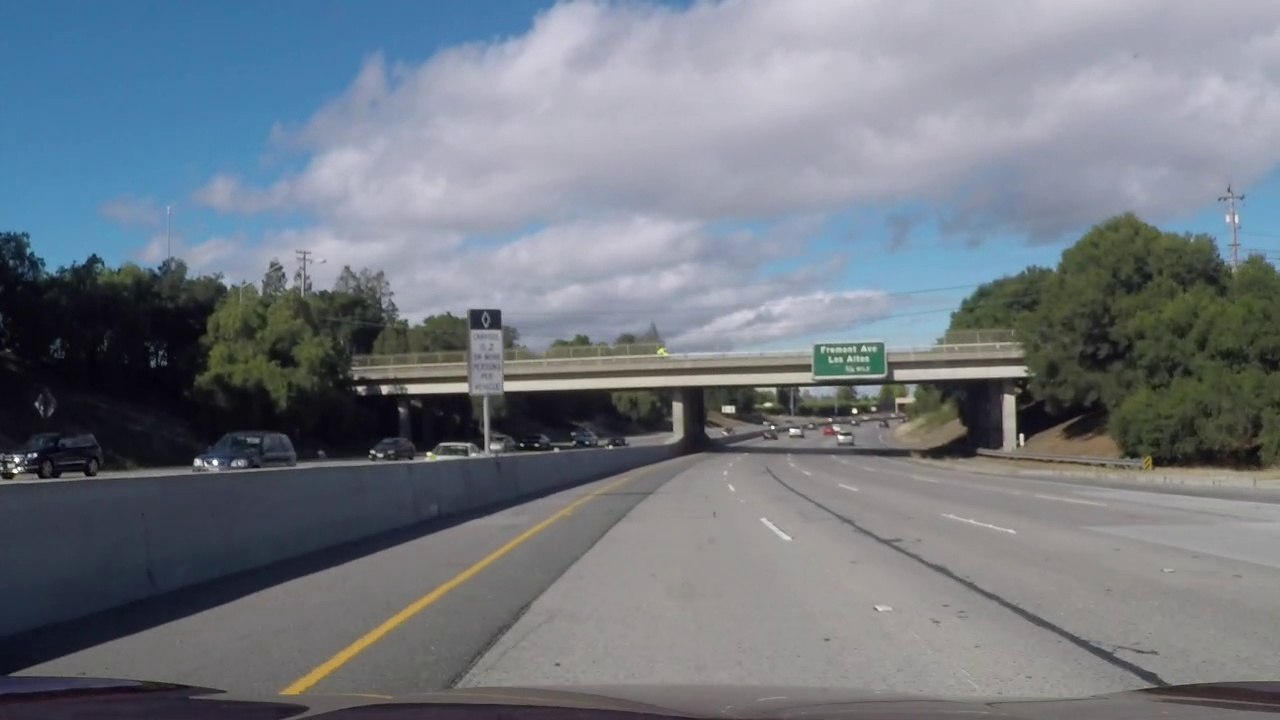
#> input picture test images/test_1.jpg, 1280 x 720 px, given in place of challenge_1.mp4, which was not available
$ python main.py   (older library calls are emulated)
#> lines starting #> are read from the running program, lines starting #| are printed output that depends on the picture; after the words box and inside, x2 and y2 are one past the last pixel; in counts of white or black regions, pixels touching at a corner belong together; pictures that were not available may be replaced by others from this repository, and a replacement may not be noted
### utils.py
import glob
import pickle

import cv2
import numpy as np


# [33 lines left out: function undistort_img, not called in this run]


def undistort(img, cal_dir='camera calibration/cal_pickle.p'):
    # cv2.imwrite('camera_cal/test_cal.jpg', dst)
    with open(cal_dir, mode='rb') as f:
        file = pickle.load(f)
    mtx = file['mtx']
    dist = file['dist']
    dst = cv2.undistort(src=img,
                        cameraMatrix=mtx,
                        distCoeffs=dist,
                        dst=None,
                        newCameraMatrix=mtx)

    return dst


def sliding_window(img, nwindows=9, margin=150, minpix=1, draw_windows=True):
    #global left_a, left_b, left_c, right_a, right_b, right_c
    left_a, left_b, left_c = [], [], []
    right_a, right_b, right_c = [], [], []
    left_fit_ = np.empty(3)
    right_fit_ = np.empty(3)
    out_img = np.dstack((img, img, img)) * 255

    histogram = get_hist(img)
    # find peaks of left and right halves
    midpoint = int(histogram.shape[0] / 2)
    leftx_base = np.argmax(histogram[:midpoint])
    rightx_base = np.argmax(histogram[midpoint:]) + midpoint

    # Set height of windows
    window_height = np.int(img.shape[0] / nwindows)
    # Identify the x and y positions of all nonzero pixels in the image
    nonzero = img.nonzero()
    nonzeroy = np.array(nonzero[0])
    nonzerox = np.array(nonzero[1])
    # Current positions to be updated for each window
    leftx_current = leftx_base
    rightx_current = rightx_base

    # Create empty lists to receive left and right lane pixel indices
    left_lane_inds = []
    right_lane_inds = []

    # Step through the windows one by one
    for window in range(nwindows):
        # Identify window boundaries in x and y (and right and left)
        win_y_low = img.shape[0] - (window + 1) * window_height
        win_y_high = img.shape[0] - window * window_height
        win_xleft_low = leftx_current - margin
        win_xleft_high = leftx_current + margin
        win_xright_low = rightx_current - margin
        win_xright_high = rightx_current + margin
        # Draw the windows on the visualization image
        if draw_windows == True:
            cv2.rectangle(out_img, (win_xleft_low, win_y_low), (win_xleft_high, win_y_high),
                          (100, 255, 255), 3)
            cv2.rectangle(out_img, (win_xright_low, win_y_low), (win_xright_high, win_y_high),
                          (100, 255, 255), 3)
            # Identify the nonzero pixels in x and y within the window
        good_left_inds = ((nonzeroy >= win_y_low) & (nonzeroy < win_y_high) &
                          (nonzerox >= win_xleft_low) & (nonzerox < win_xleft_high)).nonzero()[0]
        good_right_inds = ((nonzeroy >= win_y_low) & (nonzeroy < win_y_high) &
                           (nonzerox >= win_xright_low) & (nonzerox < win_xright_high)).nonzero()[0]
        # Append these indices to the lists
        left_lane_inds.append(good_left_inds)
        right_lane_inds.append(good_right_inds)
        # If you found > minpix pixels, recenter next window on their mean position
        if len(good_left_inds) > minpix:
            leftx_current = np.int(np.mean(nonzerox[good_left_inds]))
        if len(good_right_inds) > minpix:
            rightx_current = np.int(np.mean(nonzerox[good_right_inds]))

    # [10 lines of commented-out code are left out]
    left_lane_inds = np.concatenate(left_lane_inds)
    right_lane_inds = np.concatenate(right_lane_inds)

    # Extract left and right line pixel positions
    leftx = nonzerox[left_lane_inds]
    lefty = nonzeroy[left_lane_inds]
    rightx = nonzerox[right_lane_inds]
    righty = nonzeroy[right_lane_inds]

    # Fit a second order polynomial to each
    left_fit = np.polyfit(lefty, leftx, 2)
    right_fit = np.polyfit(righty, rightx, 2)

    left_a.append(left_fit[0])
    left_b.append(left_fit[1])
    left_c.append(left_fit[2])

    right_a.append(right_fit[0])
    right_b.append(right_fit[1])
    right_c.append(right_fit[2])

    left_fit_[0] = np.mean(left_a[-10:])
    left_fit_[1] = np.mean(left_b[-10:])
    left_fit_[2] = np.mean(left_c[-10:])

    right_fit_[0] = np.mean(right_a[-10:])
    right_fit_[1] = np.mean(right_b[-10:])
    right_fit_[2] = np.mean(right_c[-10:])

    # Generate x and y values for plotting
    ploty = np.linspace(0, img.shape[0] - 1, img.shape[0])
    left_fitx = left_fit_[0] * ploty ** 2 + left_fit_[1] * ploty + left_fit_[2]
    right_fitx = right_fit_[0] * ploty ** 2 + right_fit_[1] * ploty + right_fit_[2]

    out_img[nonzeroy[left_lane_inds], nonzerox[left_lane_inds]] = [255, 0, 100]
    out_img[nonzeroy[right_lane_inds], nonzerox[right_lane_inds]] = [0, 100, 255]

    return out_img, (left_fitx, right_fitx), (left_fit_, right_fit_), ploty


# [22 lines left out: function get_curve, not called in this run]


def draw_lanes(img, left_fit, right_fit):
    ploty = np.linspace(0, img.shape[0] - 1, img.shape[0])
    color_img = np.zeros_like(img)

    left = np.array([np.transpose(np.vstack([left_fit, ploty]))])
    right = np.array([np.flipud(np.transpose(np.vstack([right_fit, ploty])))])
    points = np.hstack((left, right))

    cv2.fillPoly(color_img, np.int_(points), (0, 200, 255))
    inv_perspective = inv_perspective_warp(color_img)
    inv_perspective = cv2.addWeighted(img, 1, inv_perspective, 0.7, 0)
    return inv_perspective


def inv_perspective_warp(img,
                         dst_size=(1280, 720),
                         src=np.float32([(0, 0), (1, 0), (0, 1), (1, 1)]),
                         dst=np.float32([(0.43, 0.65), (0.58, 0.65), (0.1, 1), (1, 1)])):
    img_size = np.float32([(img.shape[1], img.shape[0])])
    src = src * img_size
    # For destination points, I'm arbitrarily choosing some points to be
    # a nice fit for displaying our warped result
    # again, not exact, but close enough for our purposes
    dst = dst * np.float32(dst_size)
    # Given src and dst points, calculate the perspective transform matrix
    M = cv2.getPerspectiveTransform(src, dst)
    # Warp the image using OpenCV warpPerspective()
    warped = cv2.warpPerspective(img, M, dst_size)
    return warped


def perspective_warp(img,
                     dst_size=(1280, 720),
                     src=np.float32([(0.43, 0.65), (0.58, 0.65), (0.1, 1), (1, 1)]),
                     dst=np.float32([(0, 0), (1, 0), (0, 1), (1, 1)])):
    img_size = np.float32([(img.shape[1], img.shape[0])])
    src = src * img_size
    # For destination points, I'm arbitrarily choosing some points to be
    # a nice fit for displaying our warped result
    # again, not exact, but close enough for our purposes
    dst = dst * np.float32(dst_size)
    # Given src and dst points, calculate the perspective transform matrix
    M = cv2.getPerspectiveTransform(src, dst)
    # Warp the image using OpenCV warpPerspective()
    warped = cv2.warpPerspective(img, M, dst_size)
    return warped


def get_hist(img):
    hist = np.sum(img[img.shape[0] // 2:, :], axis=0)
    return hist

### main.py
"""
DESCRIPTION
    This module - is a main module containing a high-level methods and functions
    to implement Advanced Lane Line Detection.
"""

import sys

import cv2
import numpy as np

from utils import undistort, perspective_warp, sliding_window, draw_lanes


def abs_sobel_thresh(img, orient='x', thresh_min=25, thresh_max=255):
    """
    Preprocesses image with Sobel filter
    :param img: image to filter
    :param orient: axis to process which
    :param thresh_min: low threshold
    :param thresh_max: high threshold
    :return: filtered image
    """
    # Convert to grayscale
    # gray = cv2.cvtColor(img, cv2.COLOR_RGB2GRAY)
    hls = cv2.cvtColor(img, cv2.COLOR_RGB2HLS).astype(np.float)
    l_channel = hls[:, :, 1]
    # Apply x or y gradient with the OpenCV Sobel() function
    # and take the absolute value
    if orient == 'x':
        abs_sobel = np.absolute(cv2.Sobel(l_channel, cv2.CV_64F, 1, 0))
    if orient == 'y':
        abs_sobel = np.absolute(cv2.Sobel(l_channel, cv2.CV_64F, 0, 1))
    # Rescale back to 8 bit integer
    scaled_sobel = np.uint8(255 * abs_sobel / np.max(abs_sobel))
    # Create a copy and apply the threshold
    binary_output = np.zeros_like(scaled_sobel)
    # Here I'm using inclusive (>=, <=) thresholds, but exclusive is ok too
    binary_output[(scaled_sobel >= thresh_min) & (scaled_sobel <= thresh_max)] = 1

    # Return the result
    return binary_output


def color_threshold(image: np.ndarray, sthresh=(0, 255), vthresh=(0, 255)) -> np.ndarray:
    """
    Thresholds image with HLS and HSV color models.=
    :param image: image to threshold
    :param sthresh: saturation threshold
    :param vthresh: value threshold
    :return: thresholded image
    """
    hls = cv2.cvtColor(image, cv2.COLOR_RGB2HLS)
    s_channel = hls[:, :, 2]
    s_binary = np.zeros_like(s_channel)
    s_binary[(s_channel > sthresh[0]) & (s_channel <= sthresh[1])] = 1

    hsv = cv2.cvtColor(image, cv2.COLOR_RGB2HSV)
    v_channel = hsv[:, :, 2]
    v_binary = np.zeros_like(v_channel)
    v_binary[(v_channel > vthresh[0]) & (v_channel <= vthresh[1])] = 1

    output = np.zeros_like(s_channel)
    output[(s_binary == 1) & (v_binary) == 1] = 1

    # Return the combined s_channel & v_channel binary image
    return output


def preprocess_image(img: np.ndarray) -> np.ndarray:
    """
    Preprocesses image to get only required lane lines.
    :param img: image to preprocess
    :return: preprocessed image
    """
    # Apply Sobel operator in X-direction to experiment with gradient thresholds
    gradx = abs_sobel_thresh(img, orient='x', thresh_min=20, thresh_max=100)

    # Apply Sobel operator in Y-direction to experiment with gradient thresholds
    grady = abs_sobel_thresh(img, orient='y', thresh_min=20, thresh_max=100)

    # Experiment with HLS & HSV color spaces along with thresholds
    c_binary = color_threshold(img, sthresh=(100, 255), vthresh=(50, 255))

    preprocessed = np.zeros_like(img[:, :, 0])
    preprocessed[((gradx == 1) & (grady == 1) | (c_binary == 1))] = 255

    return preprocessed


if __name__ == '__main__':
    VIDEO_PATH = r'videos/challenge_1.mp4'

    cap = cv2.VideoCapture(VIDEO_PATH, 0)

    while cap.isOpened():
        ret, original_image = cap.read()
#> original_image is the input picture: shape (720, 1280, 3); mean B, G, R 129.8, 120.9, 114
        if not ret:
            sys.exit()
        # original_image = cv2.cvtColor(original_image, cv2.COLOR_BGR2RGB)

        # 1. Distortion correction
        undistorted_image = undistort(original_image)
#> (reads camera calibration/cal_pickle.p from the repository)

        # 2. Preprocess image
        filtered_image = preprocess_image(undistorted_image)
#> in preprocess_image, `gradx = abs_sobel_thresh(img, orient='x', thresh_min=20, thresh_max=100)`:
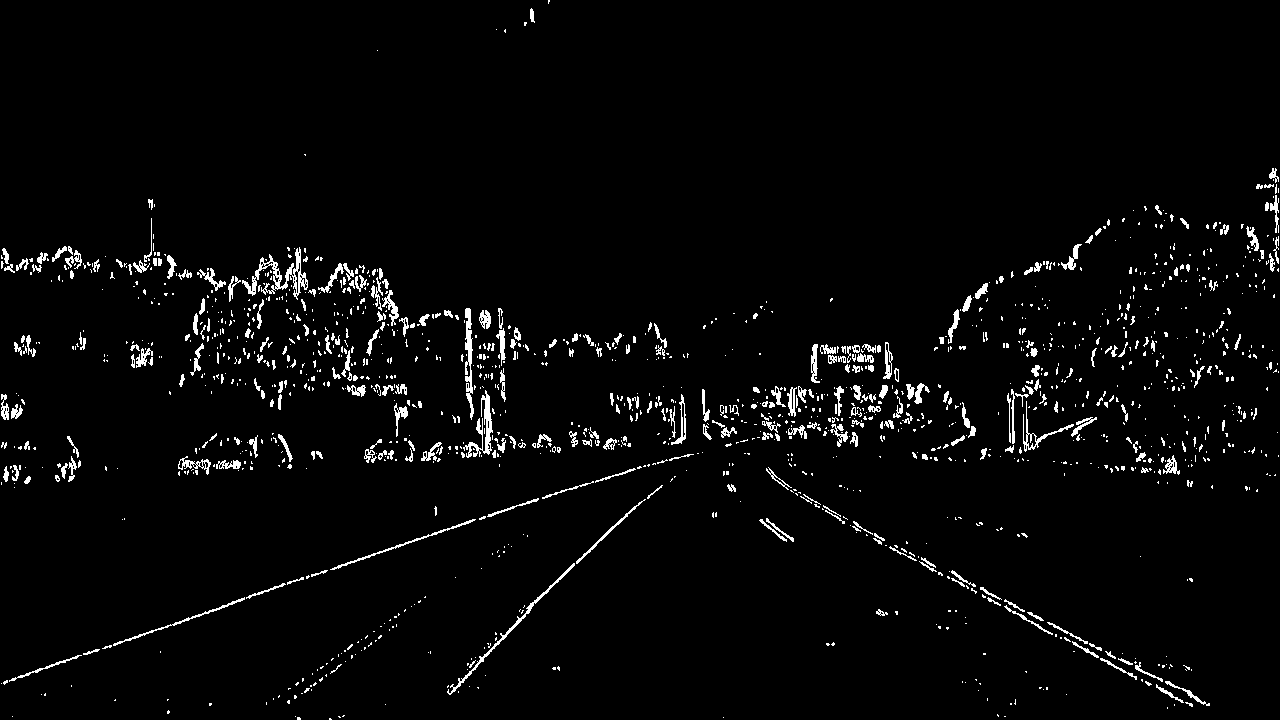
#> gradx: shape (720, 1280); values 0 (black) and 1 (white), 3% white in thin lines or dots
#> filtered_image: shape (720, 1280); 9.7% white; 1769 white regions (1627 under 20 px), largest, box (x1, y1, x2, y2) and area: (0, 0, 531, 264) 65644, (846, 221, 1071, 290) 7277, (280, 598, 432, 703) 936

        # 3. Perspective warp
        warped_image = perspective_warp(img=filtered_image, dst_size=(1280, 720))
#> in perspective_warp, `src = src * img_size`: src = [[550.4, 468], [742.4, 468], [128, 720], [1280, 720]]
#> in perspective_warp, `dst = dst * np.float32(dst_size)`: dst = [[0, 0], [1280, 0], [0, 720], [1280, 720]]
#> in perspective_warp, `M = cv2.getPerspectiveTransform(src, dst)`: M = [[-0.805, -1.35, 1074], [-5.33e-16, -2.07, 968.3], [-6.72e-19, -0.00239, 1]]

        # 4. Sliding window search
        out_img, curves, lanes, ploty = sliding_window(warped_image)
#> in get_hist, `hist = np.sum(img[img.shape[0] // 2:, :], axis=0)`: hist = 1280 values, max 34849 at index 1242, min 0 at index 192, mean 2658.4
#> in sliding_window, `histogram = get_hist(img)`: histogram has the same summary as hist in get_hist
#> in sliding_window, `leftx_base = np.argmax(histogram[:midpoint])`: leftx_base = 159
#> in sliding_window, `rightx_base = np.argmax(histogram[midpoint:]) + midpoint`: rightx_base = 1242
#> in sliding_window, `nonzero = img.nonzero()`: nonzero = 53394 positions, rows 0 to 719, columns 0 to 1279
#> in sliding_window, `leftx_current = leftx_base`: leftx_current = 159
#> in sliding_window, `rightx_current = rightx_base`: rightx_current = 1242
#> the loop in sliding_window, `for window in range(nwindows):` made 9 passes
#> (win_xleft_low, win_xleft_high, win_xright_low, win_xright_high, good_right_inds, leftx_current, rightx_current) on pass 7: (67, 367, 1121, 1421, [19367, 19469, 19470, 19572, 19573, 19574], 316, 1278)
#> after the loop in sliding_window, `for window in range(nwindows):`:
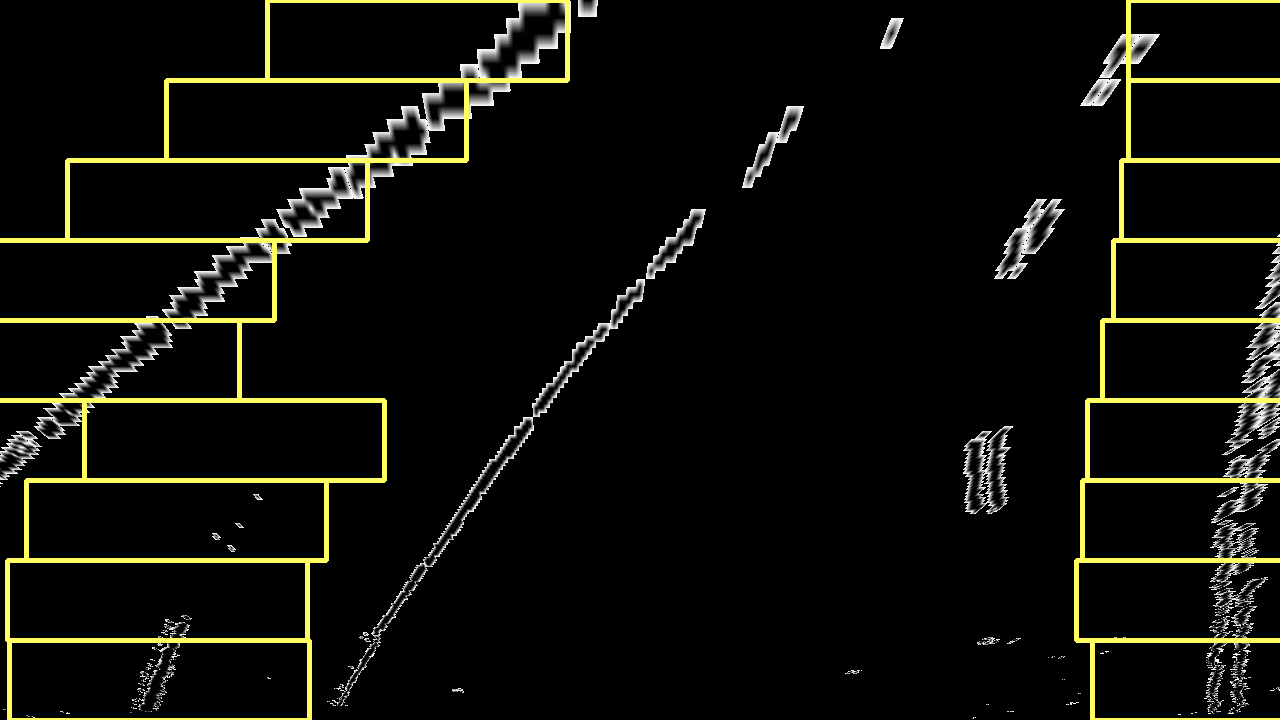
#> out_img: shape (720, 1280, 3); mean of channels 0, 1, 2 9.9, 15.5, 15.5; drawn as B, G, R
#> after the loop in sliding_window, `for window in range(nwindows):`: left_lane_inds = 9 items
#> in sliding_window, `right_lane_inds = np.concatenate(right_lane_inds)`: right_lane_inds = 11749 values, max 53359 at index 1597, min 2549 at index 11106, mean 38509.1
#> in sliding_window, `rightx = nonzerox[right_lane_inds]`: rightx = 11749 values, max 1279 at index 1088, min 1100 at index 311, mean 1239.8
#> in sliding_window, `righty = nonzeroy[right_lane_inds]`: righty = 11749 values, max 714 at index 1595, min 34 at index 11106, mean 469.1
#> in sliding_window, `left_fit = np.polyfit(lefty, leftx, 2)`: left_fit = [0.00181, -1.9, 606.3]
#> in sliding_window, `right_fit = np.polyfit(righty, rightx, 2)`: right_fit = [-0.000717, 0.611, 1128.1]
#> lanes = ([0.00181, -1.9, 606.3], [-0.000717, 0.611, 1128.1]); ploty = 720 values from 0 to 719

        # 5. Plot lines
        img_ = draw_lanes(original_image, curves[0], curves[1])
#> in draw_lanes, `left = np.array([np.transpose(np.vstack([left_fit, ploty]))])`: left = 720 pairs, first value 109.6 to 606.3, second value 0 to 719
#> in draw_lanes, `right = np.array([np.flipud(np.transpose(np.vstack([right_fit, ploty])..`: right = 720 pairs, first value 1128.1 to 1258.2, second value 0 to 719
#> in draw_lanes, `points = np.hstack((left, right))`: points = 1440 pairs, first value 109.6 to 1258.2, second value 0 to 719
#> in draw_lanes, `cv2.fillPoly(color_img, np.int_(points), (0, 200, 255))`:
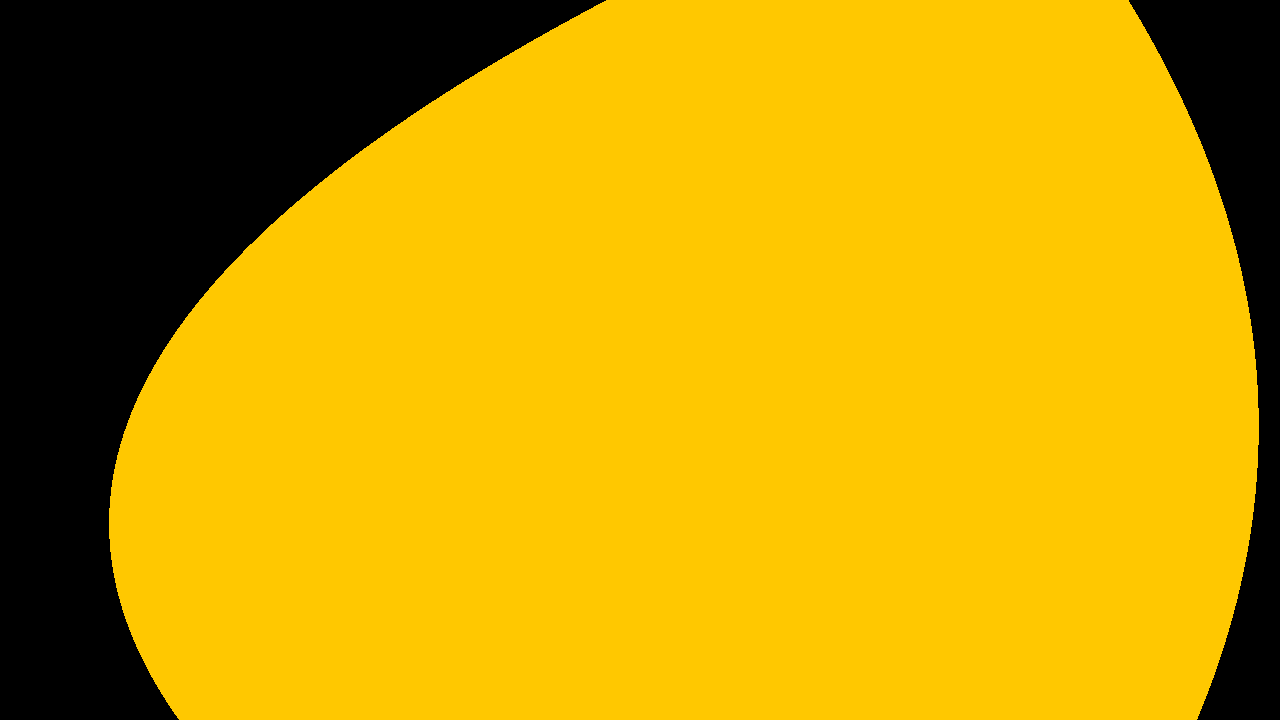
#> color_img: shape (720, 1280, 3); mean of channels 0, 1, 2 0, 154.5, 196.9; drawn as B, G, R
#> in inv_perspective_warp, `src = src * img_size`: src = [[0, 0], [1280, 0], [0, 720], [1280, 720]]
#> in inv_perspective_warp, `dst = dst * np.float32(dst_size)`: dst = [[550.4, 468], [742.4, 468], [128, 720], [1280, 720]]
#> in inv_perspective_warp, `M = cv2.getPerspectiveTransform(src, dst)`: M = [[0.15, -0.735, 550.4], [-1.55e-16, -0.483, 468], [-3.3e-19, -0.00116, 1]]
#> in draw_lanes, `inv_perspective = cv2.addWeighted(img, 1, inv_perspective, 0.7, 0)`:
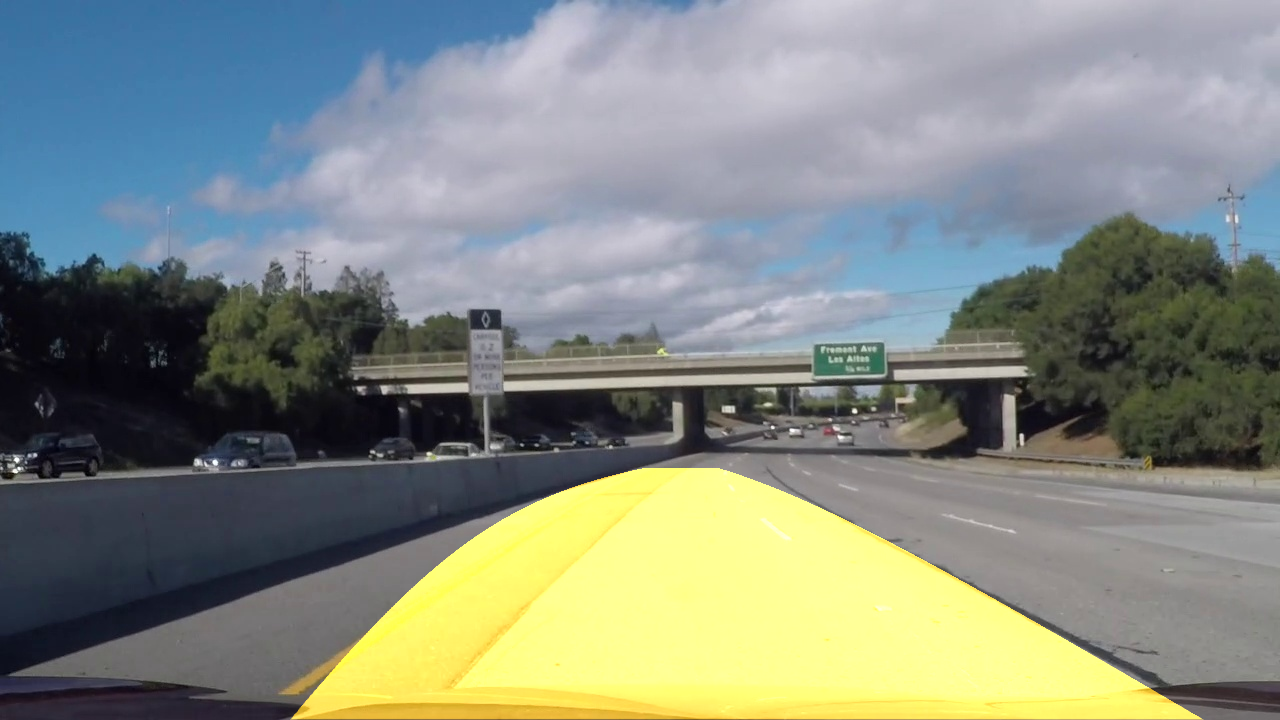
#> inv_perspective: shape (720, 1280, 3); mean B, G, R 129.8, 139, 132.2

        cv2.imshow('Sliding window search', out_img)
        cv2.imshow('result', img_)

        if cv2.waitKey(1) & 0xff == ord('q'):
#> (key q is pressed here)
            sys.exit()
#> (the program exits here)
